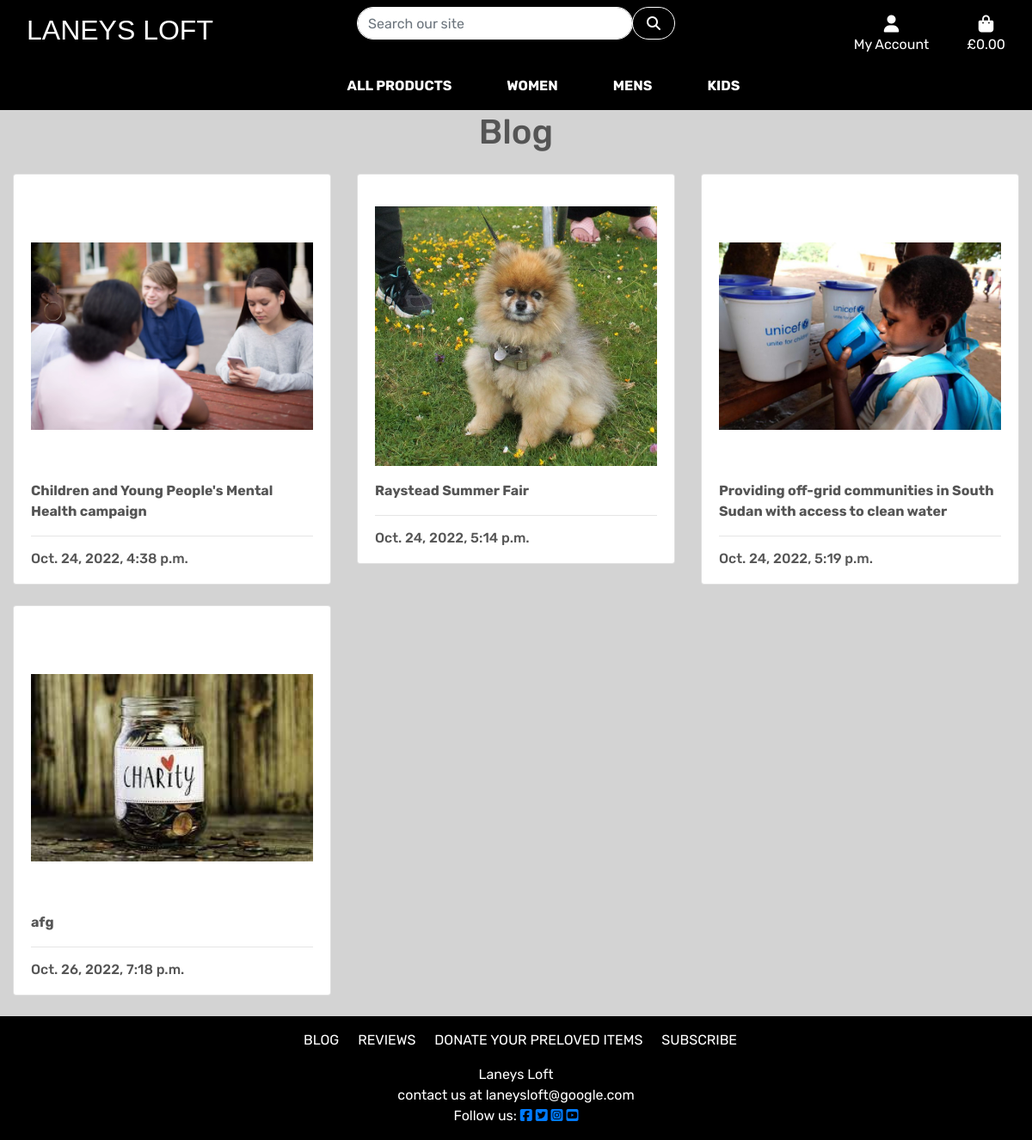
The page /blog_posts/blog_posts/ on the database its author committed.
### blog_posts/models.py (models this page shows, shortened)
class BlogPost(models.Model):
    charity_name = models.CharField(max_length=200)
    event_name = models.CharField(max_length=200)
    donation_amount = models.DecimalField(max_digits=6, decimal_places=2)
    image = models.ImageField(null=True, blank=True, default='placeholder')
    summary = models.TextField(blank=True)
    charity_location = models.CharField(max_length=200, unique=False)
    charity_website = models.URLField(
        max_length=200, blank=True)
    created_on = models.DateTimeField(auto_now=True)
    class Meta:
        ordering = ['created_on']

### blog_posts/views.py (the view)
class BlogPostList(ListView):
    model = BlogPost
    queryset = BlogPost.objects.order_by('created_on')
    template_name = 'blog_posts/blog_posts.html'
    paginate_by = 6

### bag/contexts.py (called while the page is built, shortened)
def bag_contents(request):
    bag_items = []
    total = 0
    item_count = 0
    bag = request.session.get('bag', {})
    if total < settings.FREE_DELIVERY_THRESHOLD:
        delivery = total * Decimal(settings.STANDARD_DELIVERY_PERCENTAGE / 100)
        free_delivery_delta = settings.FREE_DELIVERY_THRESHOLD - total
    else:
        delivery = 0
        free_delivery_delta = 0
    grand_total = delivery + total
    context = {
        'bag_items': bag_items,
        'total': total,
        'item_count': item_count,
        'delivery': delivery,
        'free_delivery_delta': free_delivery_delta,
        'free_delivery_threshold': settings.FREE_DELIVERY_THRESHOLD,
        'grand_total': grand_total,
    }
    return context

### blog_posts/templates/blog_posts/blog_posts.html (shortened to what this page needs)
{% extends "base.html" %}
{% load static %}
{% block extra_css %}
    <link rel="stylesheet" href="{% static 'blog_posts/css/blog_posts.css' %}">
{% endblock %}
{% block page_header %}
    <div class="container header-container">
    </div>
{% endblock %}
{% block content %}
<div class="overlay"></div>
<div class="container-fluid">
    <div class="row">
        <div class="col text-center">
            <h1>Blog</h1>
        </div>
    </div>
    <div class="row">
        <div class="col-12 mt-3 left">
            <div class="row">
                {% for blogpost in blogpost_list %}
                    <div class="col-md-4">
                        <div class="card mb-4">
                            <div class="card-body">
                                {% if "placeholder" in blogpost.image.url %}
                                <a href="{% url 'blog_post_detail' blogpost.id %}" class="blog-link">
                                <img class="card-img-top blog-post-page-pic"
                                src="{{MEDIA_URL}}blog-pic.png" alt="{{ blogpost.charity.name }}">
                                </a>
                                {% else %}
                                <a href="{% url 'blog_post_detail' blogpost.id %}" class="blog-link">
                                <img class="card-img-top blog-post-page-pic" src="{{ blogpost.image.url }}" alt="image related to {{blogpost.event_name}}">
                                </a>
                                {% endif %}
                                <a href="{% url 'blog_post_detail' blogpost.id %}" class="blog-link">
                                <p class="card-title blog-name-link"><strong>{{ blogpost.event_name }}</strong></p>
                            </a>
                            <hr>
                            <p class="card-text h6">{{ blogpost.created_on}}</p>
                            </div>
                        </div>
                    </div>
                {% if forloop.counter|divisibleby:3 %}
            </div>
            <div class="row">
                {% endif %}
                {% endfor %}
            </div>
        </div>
    </div>
</div>
{% endblock %}

### static/css/base.css (style rules this page uses)
html { height: 100%; }
body { background: url('/media/homepage_background_cropped.webp') no-repeat center center fixed; background-size: cover; height: calc(100vh - 164px); color: #555; font-family: 'Rubik'; background-color: lightgrey; }
.header-container { padding-top: 145px; }
.overlay { height: 100%; width: 100%; top: 0; left: 0; position: fixed; background: white; z-index: -1; }
@media (min-width: 1200px) { .container { max-width: 80%; } }
@media (min-width: 992px) { .header-container { padding-top: 164px; } }
@media (min-width: 408px) { .header-container { padding-top: 100px; } }
@media (min-width: 992px) { .header-container { padding-top: 147px; } }

### blog_posts/static/blog_posts/css/blog_posts.css (style rules this page uses)
.overlay { height: 100%; width: 100%; top: 0; left: 0; position: fixed; background: lightgray; z-index: -1; }
.blog-post-page-pic { width: 100%; height: 28vw; object-fit: contain; }
.blog-name-link { color: #555; }
.header-container { padding-top: 83px; }
@media (min-width: 992px) { .header-container { padding-top: 130px; } }

### rows shown on the page
BlogPost: image (picture), event_name "Children and Young People's Mental Health campaign", created_on "Oct. 24, 2022, 4:38 p.m."
BlogPost: image (picture), event_name "Raystead Summer Fair", created_on "Oct. 24, 2022, 5:14 p.m."
BlogPost: image (picture), event_name "Providing off-grid communities in South Sudan with access to clean water", created_on "Oct. 24, 2022, 5:19 p.m."
BlogPost: event_name "afg", created_on "Oct. 26, 2022, 7:18 p.m."
